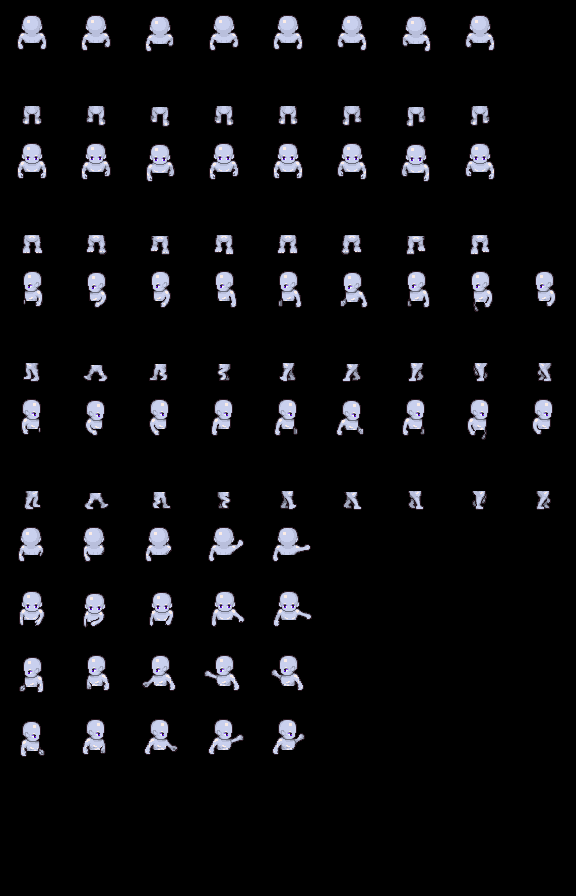

The image is a tile-based game level rendered from a .tmx file. Its description and complete source (layers, tilesets, objects, tile grids) follow:
An orthogonal 9x14 tile map with 64x64 px tiles, 1 tile layer (Tile Layer 1).

<map version="1.2" tiledversion="1.2.4" orientation="orthogonal" renderorder="right-down" width="9" height="14" tilewidth="64" tileheight="64" infinite="0" nextlayerid="2" nextobjectid="1">
 <tileset firstgid="1" name="elflpc" tilewidth="64" tileheight="64" tilecount="120" columns="10">
  <image source="../sprites/elf1.png" width="640" height="768" />
 </tileset>
 <layer id="1" name="Tile Layer 1" width="9" height="14">
  <data encoding="csv">
1,2,3,4,5,6,7,8,0,
10,11,12,13,14,15,16,17,0,
63,64,65,66,67,68,69,70,0,
55,56,57,58,59,60,61,62,0,
27,28,29,30,31,32,33,34,35,
18,19,20,21,22,23,24,25,26,
45,46,47,48,49,50,51,52,53,
36,37,38,39,40,41,42,43,44,
95,96,97,98,99,0,0,0,0,
100,101,102,103,104,0,0,0,0,
105,106,107,108,109,0,0,0,0,
110,111,112,113,114,0,0,0,0,
0,0,0,0,0,0,0,0,0,
0,0,0,0,0,0,0,0,0
</data>
 </layer>
</map>
